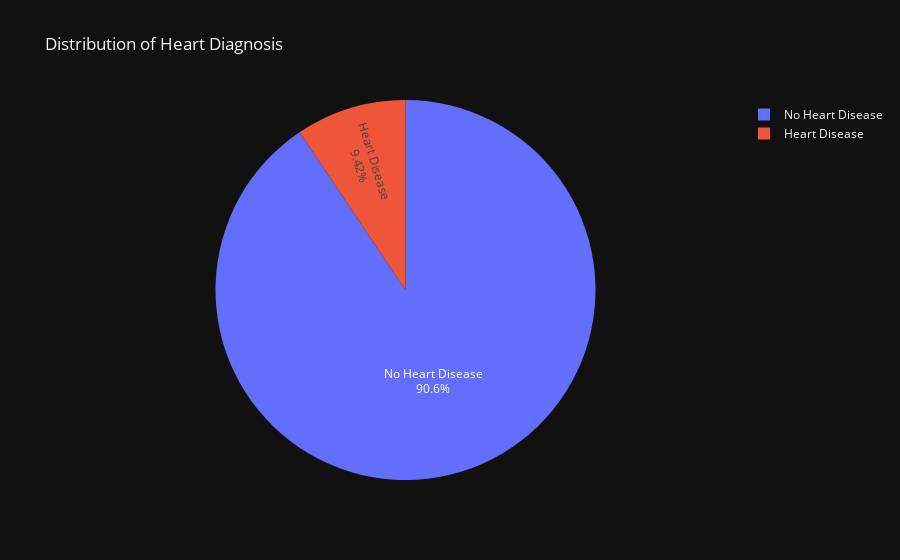

Source (notebook cell):
### Code cell
heartattack_counts = raw_df['HeartDiseaseorAttack'].value_counts()
rename_labels = {
    0: 'No Heart Disease',
    1: 'Heart Disease'}
fig = px.pie(values=heartattack_counts,
             names=heartattack_counts.index.map(rename_labels),
             title='Distribution of Heart Diagnosis',
             labels=rename_labels,
             hover_name=heartattack_counts.index.map(rename_labels))
fig.update_traces(textinfo='percent+label', text=heartattack_counts.index.map(rename_labels))
fig.show()

### Figure 1 — Plotly figure (JSON) as saved in the notebook; plotly's stock layout.template omitted (floating-point values rounded to 4 significant figures)
{"data": [{"domain": {"x": [0.0, 1.0], "y": [0.0, 1.0]}, "hovertemplate": "<b>%{hovertext}</b><br><br>label=%{label}<br>value=%{value}<extra></extra>", "hovertext": ["No Heart Disease", "Heart Disease"], "labels": ["No Heart Disease", "Heart Disease"], "legendgroup": "", "name": "", "showlegend": true, "values": [229787, 23893], "type": "pie", "text": ["No Heart Disease", "Heart Disease"], "textinfo": "percent+label"}], "layout": {"legend": {"tracegroupgap": 0}, "title": {"text": "Distribution of Heart Diagnosis"}}}
